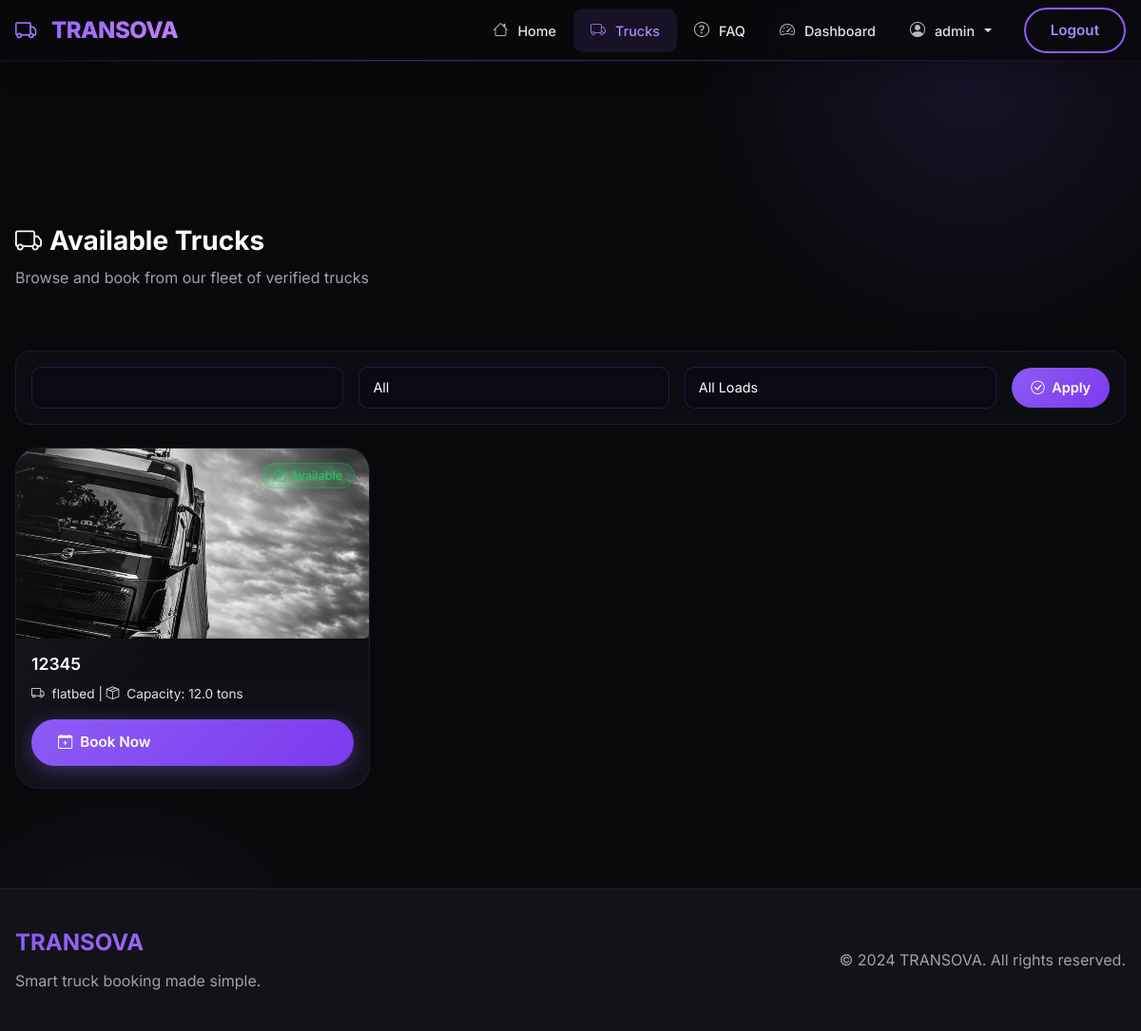
The page /trucks/ (signed in) on the database its author committed.
### accounts/models.py (models this page shows, shortened)
class User(AbstractUser):
    ROLE_ADMIN = "ADMIN"
    ROLE_COMPANY = "COMPANY"
    ROLE_CUSTOMER = "CUSTOMER"
    ROLE_DRIVER = "DRIVER"
    ROLE_CHOICES = (
        (ROLE_ADMIN, "Admin"),
        (ROLE_COMPANY, "Company"),
        (ROLE_CUSTOMER, "Customer"),
        (ROLE_DRIVER, "Driver"),
    )
    role = models.CharField(
        max_length=20,
        choices=ROLE_CHOICES,
        default=ROLE_CUSTOMER
    )
    phone = models.CharField(max_length=20, blank=True)
    address = models.TextField(blank=True)
    profile_picture = models.ImageField(upload_to='profile_pics/', blank=True, null=True)
    date_of_birth = models.DateField(null=True, blank=True)
    gender = models.CharField(max_length=10, choices=[
        ('male', 'Male'),
        ('female', 'Female'),
        ('other', 'Other'),
    ], blank=True)
    groups = models.ManyToManyField(
        'auth.Group',
        verbose_name='groups',
        blank=True,
        help_text='The groups this user belongs to.',
        related_name='custom_user_set',
        related_query_name='user',
    )
    user_permissions = models.ManyToManyField(
        'auth.Permission',
        verbose_name='user permissions',
        blank=True,
        help_text='Specific permissions for this user.',
        related_name='custom_user_set',
        related_query_name='user',
    )

### fleet/models.py (models this page shows, shortened)
class Truck(models.Model):
    TRUCK_TYPES = [
        ('box_truck', 'Box Truck'),
        ('flatbed', 'Flatbed'),
        ('refrigerated', 'Refrigerated Truck'),
        ('tanker', 'Tanker Truck'),
        ('semi_trailer', 'Semi-Trailer Truck (18-Wheeler)'),
        ('garbage', 'Garbage Truck'),
        ('car_carrier', 'Car Carrier Truck'),
        ('heavy_haul', 'Heavy Haul Truck'),
    ]
    company = models.ForeignKey(
        Company,
        on_delete=models.CASCADE,
        related_name="trucks",
        null=True,
        blank=True,
        db_index=True  # Index for company-specific queries
    )
    truck_number = models.CharField(max_length=50)
    truck_type = models.CharField(max_length=50, choices=TRUCK_TYPES)
    capacity = models.FloatField()
    is_available = models.BooleanField(default=True, db_index=True)
    image = models.ImageField(upload_to='truck_images/', blank=True, null=True)
    price_per_km = models.DecimalField(max_digits=8, decimal_places=2)
    current_latitude = models.FloatField(null=True, blank=True, db_index=True)
    current_longitude = models.FloatField(null=True, blank=True)
    last_location_update = models.DateTimeField(null=True, blank=True)
    is_online = models.BooleanField(default=False, db_index=True)  # GPS device online status
    created_at = models.DateTimeField(auto_now_add=True, null=True, blank=True)
    updated_at = models.DateTimeField(auto_now=True, null=True, blank=True)
    class Meta:
        ordering = ['-created_at']
        unique_together = [['company', 'truck_number']]

### bookings/views.py (the view)
# urls.py: path("trucks/", trucks_list, name="trucks_list"),
def trucks_list(request):
    trucks = Truck.objects.all()
    if request.GET.get("type"):
        trucks = trucks.filter(truck_type__iexact=request.GET["type"])
    if request.GET.get("load"):
        trucks = trucks.filter(load_types__id=request.GET["load"])
    if request.GET.get("availability") == "available":
        trucks = trucks.filter(is_available=True)
    elif request.GET.get("availability") == "booked":
        trucks = trucks.filter(is_available=False)
    context = {
        "trucks": trucks,
        "load_types": LoadType.objects.all(),
        "truck_types": Truck.objects.values_list("truck_type", flat=True).distinct(),
        "selected_type": request.GET.get("type"),
        "selected_load": request.GET.get("load"),
        "selected_availability": request.GET.get("availability"),
    }
    return render(request, "bookings/trucks_list.html", context)

### bookings/context_processors.py (called while the page is built)
def pending_companies_count(request):
    try:
        if request.user.is_authenticated and (request.user.is_staff or request.user.is_superuser or request.user.role == 'ADMIN'):
            return {'pending_companies': Company.objects.filter(is_approved=False).count()}
    except:
        pass
    return {'pending_companies': 0}

### bookings/templates/bookings/trucks_list.html (shortened to what this page needs)
{% extends "bookings/base.html" %}
{% load static %}
{% block content %}
<section class="trucks-section">
    <div class="container">
        <div class="row mb-4">
            <div class="col-12">
                <h2 class="section-title text-start">
                    <i class="bi bi-truck me-2"></i>Available Trucks
                </h2>
                <p class="text-muted">Browse and book from our fleet of verified trucks</p>
            </div>
        </div>
        <form id="filter-panel" class="filter-panel d-none d-md-flex flex-wrap gap-3 mb-4 align-items-center">
            <div class="flex-grow-1">
                <select id="type-filter" name="truck_type" class="form-select">
                    {% for type in truck_types %}
                        <option value="{{ type.id }}" {% if selected_type|stringformat:"s" == type.id|stringformat:"s" %}selected{% endif %}>
                        </option>
                    {% endfor %}
                </select>
            </div>
            <div class="flex-grow-1">
                <select id="availability-filter" name="availability" class="form-select">
                    <option value="">All</option>
                </select>
            </div>
            <div class="flex-grow-1">
                <select id="load-filter" name="load" class="form-select">
                    <option value="">All Loads</option>
                </select>
            </div>
            <div class="flex-shrink-0">
                <button id="apply-filter" class="btn btn-filter">
                    <i class="bi bi-check-circle me-1"></i> Apply
                </button>
            </div>
        </form>
        <div class="row g-4">
            {% for truck in trucks %}
            <div class="col-12 col-sm-6 col-lg-4 d-flex">
                <div class="truck-card w-100"
                     data-truck-type="{{ truck.truck_type }}"
                     data-availability="{% if truck.is_available %}available{% else %}booked{% endif %}"
                     data-load="{{ truck.load_type }}">
                    <div style="height: 200px; overflow: hidden; position: relative;">
<img src="{% if truck.image %}{{ truck.image.url }}{% else %}{% static 'images/hero-bg.jpg' %}{% endif %}"
                             alt="{{ truck.truck_number }}"
                             style="width: 100%; height: 100%; object-fit: cover;">
                        <div style="position: absolute; top: 15px; right: 15px;">
                            {% if truck.is_available %}
                            <span class="status-badge available">
                                <i class="bi bi-check-circle me-1"></i>Available
                            </span>
                            {% else %}
                            <span class="status-badge booked">
                                <i class="bi bi-x-circle me-1"></i>Booked
                            </span>
                            {% endif %}
                        </div>
                    </div>
                    <div class="truck-card-body">
                        <h5 class="truck-number">{{ truck.truck_number }}</h5>
                        <p class="truck-info mb-3">
                            <i class="bi bi-truck me-2"></i>{{ truck.truck_type }} |
                            <i class="bi bi-box-seam me-2"></i>Capacity: {{ truck.capacity }} tons
                        </p>
                        {% if truck.is_available %}
                        <a href="{% url 'customer_booking' %}?truck={{ truck.id }}" class="kontrek-btn w-100">
                            <i class="bi bi-calendar-plus me-2"></i>Book Now
                        </a>
                        {% else %}
                        <button class="kontrek-btn w-100" disabled style="opacity: 0.5; cursor: not-allowed;">
                            <i class="bi bi-x-circle me-2"></i>Currently Booked
                        </button>
                        {% endif %}
                    </div>
                </div>
            </div>
            {% endfor %}
        </div>
    </div>
</section>
{% endblock %}

### bookings/templates/bookings/base.html (shortened to what this page needs)
{% load static %}
<!DOCTYPE html>
<html lang="en">
<head>
    <link href="https://cdn.jsdelivr.net/npm/bootstrap@5.3.3/dist/css/bootstrap.min.css" rel="stylesheet">
    <link href="https://cdn.jsdelivr.net/npm/bootstrap-icons@1.11.3/font/bootstrap-icons.css" rel="stylesheet">
    <link rel="stylesheet" href="{% static 'css/theme.css' %}">
</head>
<body>
<nav class="navbar navbar-expand-lg kontrek-navbar fixed-top">
    <div class="container">
        <a class="navbar-brand" href="/">
            <i class="bi bi-truck me-2"></i>TRANSOVA
        </a>
        <div class="collapse navbar-collapse" id="nav">
            <ul class="navbar-nav ms-auto align-items-lg-center">
                <li class="nav-item">
                    <a class="nav-link {% if request.path == '/' %}active{% endif %}" href="/">
                        <i class="bi bi-house me-1"></i> Home
                    </a>
                </li>
                <li class="nav-item">
                    <a class="nav-link {% if '/trucks/' in request.path %}active{% endif %}" href="/trucks/">
                        <i class="bi bi-truck me-1"></i> Trucks
                    </a>
                </li>
                <li class="nav-item">
                    <a class="nav-link {% if '/faq/' in request.path %}active{% endif %}" href="/faq/">
                        <i class="bi bi-question-circle me-1"></i> FAQ
                    </a>
                </li>
                {% if user.is_authenticated %}
                    {% if user.is_staff or user.is_superuser or user.role == 'ADMIN' %}
                    <li class="nav-item">
                        <a class="nav-link" href="/bookings/admin-dashboard/">
                            <i class="bi bi-speedometer2 me-1"></i> Dashboard
                        </a>
                    </li>
                    <li class="nav-item dropdown">
                        <a class="nav-link dropdown-toggle" href="#" role="button" data-bs-toggle="dropdown">
                            <i class="bi bi-person-circle me-1"></i> {{ user.username }}
                        </a>
                    </li>
                    {% elif user.role == 'COMPANY' %}
                    <li class="nav-item"><a class="nav-link" href="/fleet/dashboard/"><i class="bi bi-speedometer2 me-1"></i> Dashboard</a></li>
                    {% else %}
                    <li class="nav-item"><a class="nav-link" href="/dashboard/"><i class="bi bi-speedometer2 me-1"></i> Dashboard</a></li>
                    {% endif %}
                    <li class="nav-item">
                        <a class="kontrek-btn-outline ms-lg-3" href="/logout/">Logout</a>
                    </li>
                {% endif %}
            </ul>
        </div>
    </div>
</nav>
<main class="kontrek-container">
    {% block content %}{% endblock %}
</main>
<footer class="footer-custom">
    <div class="container">
        <div class="row align-items-center">
            <div class="col-md-6">
                <h5 class="footer-brand">TRANSOVA</h5>
                <p class="text-muted mb-0">Smart truck booking made simple.</p>
            </div>
            <div class="col-md-6 text-md-end">
                <p class="text-muted mb-0">&copy; 2024 TRANSOVA. All rights reserved.</p>
            </div>
        </div>
    </div>
</footer>
</body>
</html>

### bookings/templates/bookings/trucks_list.html (style rules this page uses)
.trucks-section { padding: 100px 0 50px; min-height: 100vh; }
.trucks-section .section-title { font-size: 1.75rem; text-align: start; margin-bottom: 8px; }
.filter-panel { background: rgba(15, 15, 25, 0.6) !important; backdrop-filter: blur(20px); -webkit-backdrop-filter: blur(20px); border: 1px solid rgba(139, 92, 246, 0.15); border-radius: 16px; padding: 16px; margin-bottom: 24px; }
.filter-panel .form-select { background: rgba(10, 10, 20, 0.8); border: 1px solid rgba(139, 92, 246, 0.2); color: var(--text-primary); border-radius: 10px; padding: 10px 14px; font-size: 0.9rem; }
.btn-filter { background: linear-gradient(135deg, #8b5cf6, #7c3aed); border: none; color: #fff; font-weight: 600; border-radius: 25px; padding: 10px 20px; font-size: 0.9rem; transition: all 0.3s ease; width: 100%; }
.truck-card img { height: 160px; }
.truck-card-body { padding: 16px; }
.truck-number { font-size: 1.1rem; }
.truck-info { font-size: 0.85rem; margin-bottom: 12px; }

### rows shown on the page
User: username "admin"
Truck: image (picture), is_available True (drawn), truck_number "12345", truck_type "flatbed", capacity "12.0"
